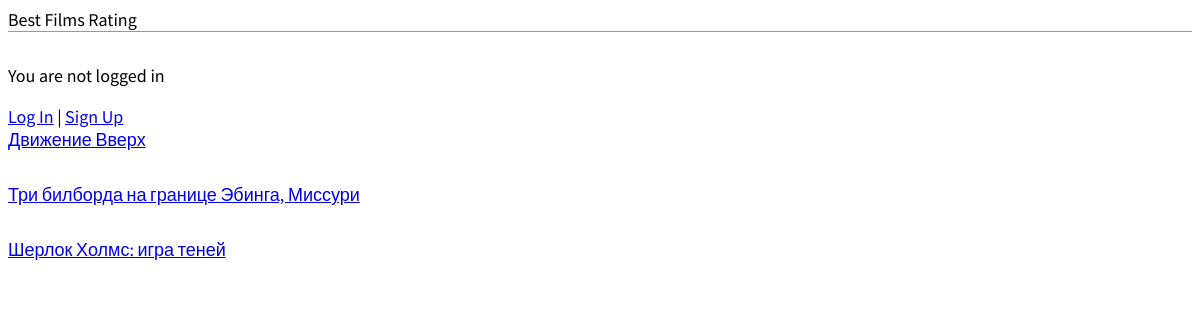
Before: / with the older database file.
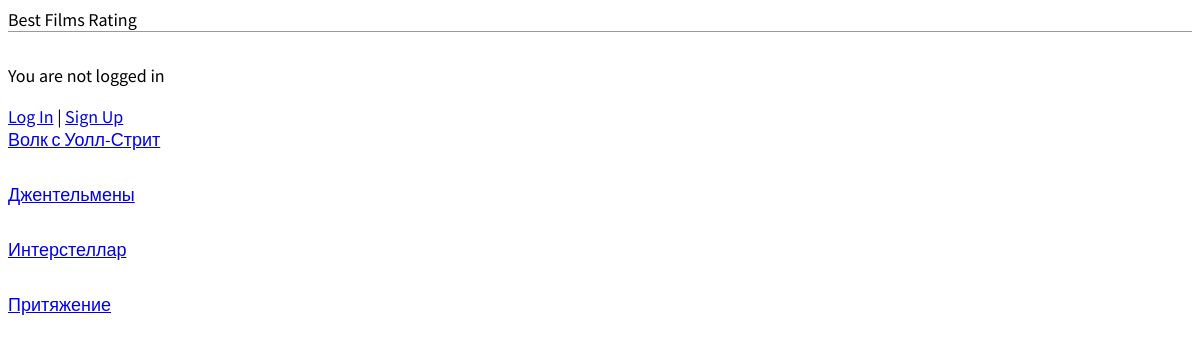
After: the same page with the newer database file.
### movies/models.py (models this page shows, shortened)
class Movie(models.Model):
    title = models.CharField(max_length=100)
    description = models.TextField()
    class Meta:
        ordering = ['title']

### movies/views.py (the view)
# urls.py: path('', MovieListView.as_view(), name='home'),
class MovieListView(ListView):
    model = Movie
    template_name = 'home.html'

### movies/templates/home.html (shortened to what this page needs)
{% extends 'base.html' %}
{% block content %}
{% if user.is_authenticated %}
    Hi {{ user.username }}!
    <p><a href="{% url 'logout' %}">Log Out</a></p>
    {% else %}
    <p>You are not logged in</p>
    <a href="{% url 'login' %}">Log In</a> |
    <a href="{% url 'signup' %}">Sign Up</a>
{% endif %}
{% for film in object_list %}
    <div class="film-entry">
        <a href="{% url 'movie_detail' film.pk %}">{{ film.title }}</a>
    </div>
{% endfor %}
{% endblock content %}

### movies/templates/base.html (shortened to what this page needs)
{% load static %}
<html>
    <head>
        <link href="{% static 'css/base.css' %}" rel="stylesheet">
    </head>
    <body>
        <header>
            Best Films Rating
        </header>
    <div>
        {% block content %}
        {% endblock content %}
    </div>
    </body>
</html>

### movies/static/css/base.css (style rules this page uses)
body { font-family: 'Source Sans Pro', sans-serif; font-size: 18px; }
header { border-bottom: 1px solid #999; margin-bottom: 2rem; display: flex; }
.film-entry { margin-bottom: 2rem; }

Changed rows visible on the page:
removed Movie: title "Движение Вверх"
removed Movie: title "Три билборда на границе Эбинга, Миссури"
removed Movie: title "Шерлок Холмс: игра теней"
added Movie: title "Волк с Уолл-Стрит"
added Movie: title "Джентельмены"
added Movie: title "Интерстеллар"
added Movie: title "Притяжение"
